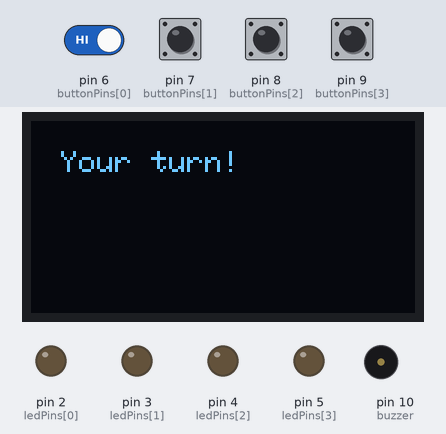
Recording of a sketch running on a simulated Arduino Uno, built with avr-gcc and run on an emulated ATmega328P. Shown: 128×64 one-colour display, output pins drawn as LEDs (lit = HIGH), buzzer (waves = sounding). Inputs (shaded band) come from the test bench; at power-on: pin 6 (buttonPins[0]), pin 7 (buttonPins[1]), pin 8 (buttonPins[2]), pin 9 (buttonPins[3]) HIGH. Random numbers use the default seed unless the sketch sets one.

Above: at 2.0 s.
2.1 s: pin 7 (buttonPins[1]) pulled LOW for 0.15 s
At 2.27 s:
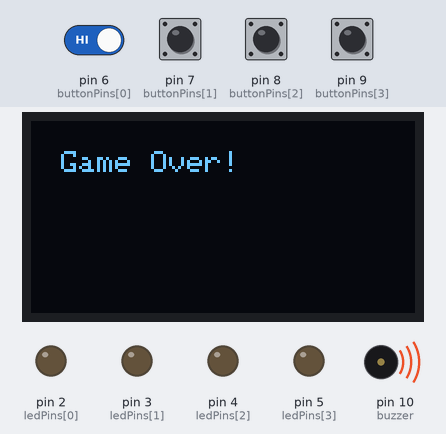
At 3.9 s:
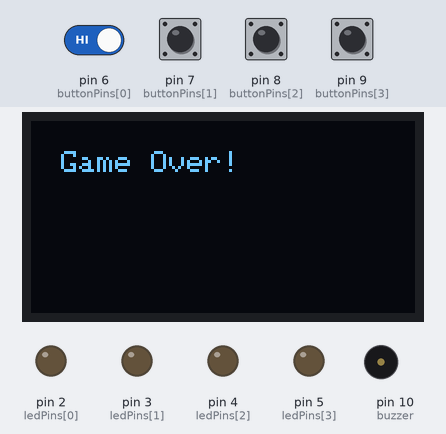
4.1 s: pin 6 (buttonPins[0]) driven LOW and pin 7 (buttonPins[1]) driven LOW
At 6.32 s:
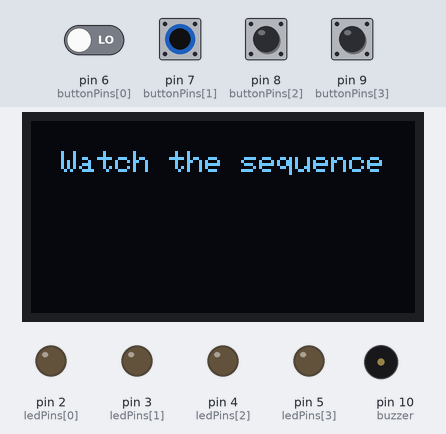
7.1 s: pin 7 (buttonPins[1]) driven HIGH
Timing chart, 0 to 19.9 s (numbered marks = the images above; inputs shaded):
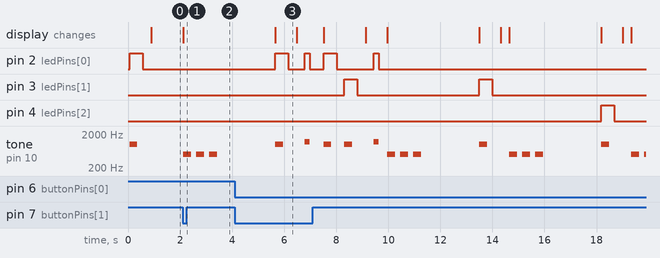

The sketch:

memory_challenge.ino
```cpp
#include <Wire.h>
#include <Adafruit_GFX.h>
#include <Adafruit_SSD1306.h>

#define SCREEN_WIDTH 128
#define SCREEN_HEIGHT 64
Adafruit_SSD1306 display(SCREEN_WIDTH, SCREEN_HEIGHT, &Wire, -1);

const int ledPins[] = {2, 3, 4, 5};
const int buttonPins[] = {6, 7, 8, 9};
const int buzzer = 10;
int sequence[10];
int seqLength = 1;
int inputIndex = 0;
bool playing = true;

void setup() {
    pinMode(buzzer, OUTPUT);
    for (int i = 0; i < 4; i++) {
        pinMode(ledPins[i], OUTPUT);
        pinMode(buttonPins[i], INPUT_PULLUP);
    }

    if (!display.begin(SSD1306_SWITCHCAPVCC, 0x3C)) {
        while (true);
    }
    display.clearDisplay();
    randomSeed(analogRead(A0));
    generateSequence();
    showSequence();
}

void loop() {
    if (playing) {
        for (int i = 0; i < 4; i++) {
            if (digitalRead(buttonPins[i]) == LOW) {
                checkInput(i);
                delay(300);
            }
        }
    }
}

void generateSequence() {
    for (int i = 0; i < 10; i++) {
        sequence[i] = random(0, 4);
    }
}

void showSequence() {
    display.clearDisplay();
    display.setTextSize(1);
    display.setTextColor(WHITE);
    display.setCursor(10, 10);
    display.print("Watch the sequence");
    display.display();

    for (int i = 0; i < seqLength; i++) {
        digitalWrite(ledPins[sequence[i]], HIGH);
        tone(buzzer, 1000, 300);
        delay(500);
        digitalWrite(ledPins[sequence[i]], LOW);
        delay(300);
    }

    display.clearDisplay();
    display.setCursor(10, 10);
    display.print("Your turn!");
    display.display();
}

void checkInput(int btn) {
    if (btn == sequence[inputIndex]) {
        digitalWrite(ledPins[btn], HIGH);
        tone(buzzer, 1200, 200);
        delay(200);
        digitalWrite(ledPins[btn], LOW);
        inputIndex++;
        if (inputIndex == seqLength) {
            seqLength++;
            inputIndex = 0;
            delay(500);
            showSequence();
        }
    } else {
        gameOver();
    }
}

void gameOver() {
    playing = false;
    display.clearDisplay();
    display.setCursor(10, 10);
    display.print("Game Over!");
    display.display();
    for (int i = 0; i < 3; i++) {
        tone(buzzer, 500, 300);
        delay(500);
    }
    delay(2000);
    seqLength = 1;
    inputIndex = 0;
    playing = true;
    generateSequence();
    showSequence();
}
```

Measured:
- after the input at 2.1 s, tone on pin 10 (buzzer): alternates 500 Hz for 0.30 s and silent for 0.20 s, starting at once; the display: changes at once (image 1)
- by itself, pin 3 (ledPins[1]): alternates HIGH for 0.50 s and LOW for 4.7 s
- what the display in image 3 shows lasts 0.8 s, from 5.7 s to 6.5 s
